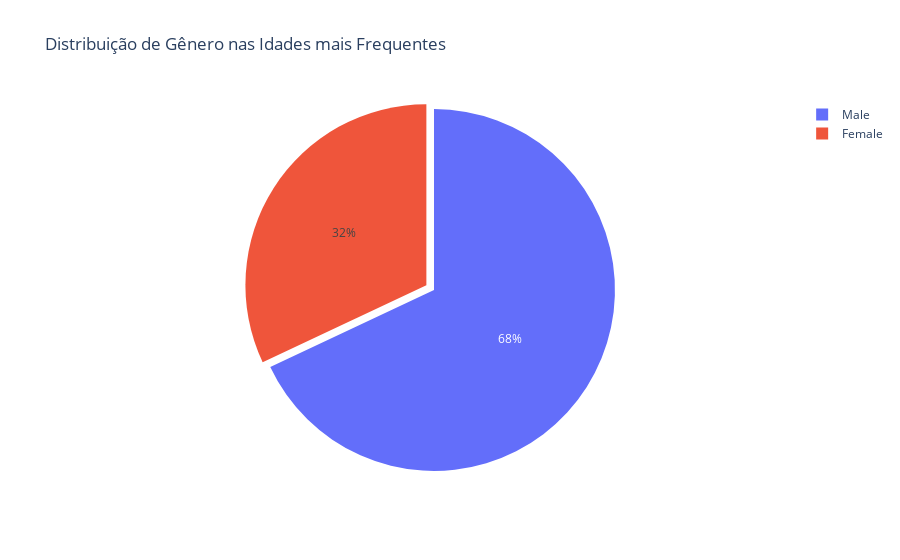

Here is the notebook cell this chart was saved with:
### Code cell
# Identificar o índice da fatia com a menor porcentagem
menor_porcent = distribuicao_por_genero['Quantidade_Clientes'].idxmin()

# Criar uma lista para o parâmetro 'pull', destacando a menor fatia
pull_values = [0.05 if i == menor_porcent else 0 for i in range(len(distribuicao_por_genero))]

# Criar o gráfico de pizza usando go.Figure
fig = go.Figure(data=[go.Pie(
    labels=distribuicao_por_genero['Gênero'],
    values=distribuicao_por_genero['Quantidade_Clientes'],
    pull=pull_values  # Destacar a menor fatia
)])

# Adicionar título
fig.update_layout(title_text='Distribuição de Gênero nas Idades mais Frequentes')

# Exibir o gráfico
fig.show()

### Figure 1 — Plotly figure (JSON) as saved in the notebook; plotly's stock layout.template omitted (floating-point values rounded to 4 significant figures)
{"data": [{"labels": ["Female", "Male"], "pull": [0.05, 0], "type": "pie", "values": [1248, 2652]}], "layout": {"title": {"text": "Distribuição de Gênero nas Idades mais Frequentes"}}}
